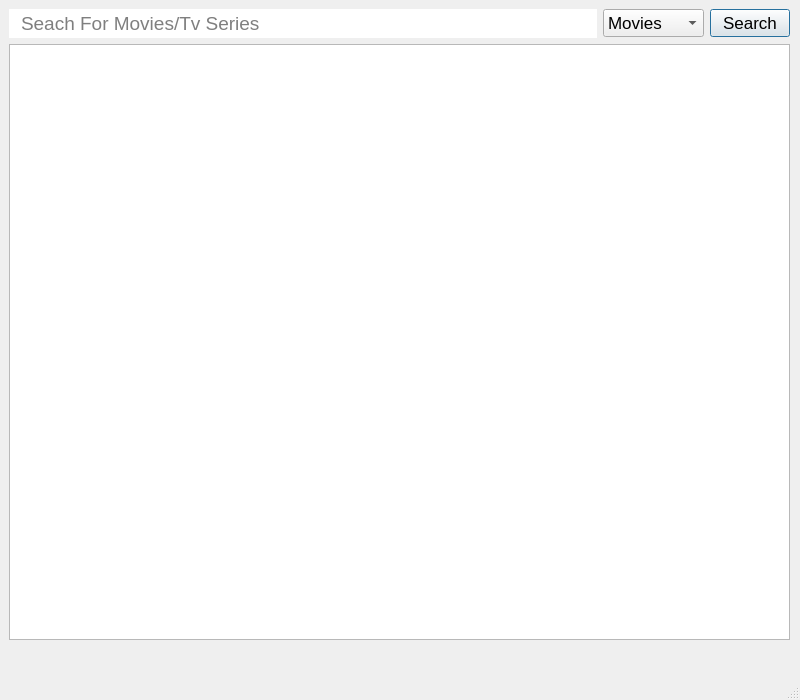
<?xml version="1.0" encoding="UTF-8"?>
<ui version="4.0">
 <class>MainWindow</class>
 <widget class="QMainWindow" name="MainWindow">
  <property name="geometry">
   <rect>
    <x>0</x>
    <y>0</y>
    <width>800</width>
    <height>700</height>
   </rect>
  </property>
  <property name="windowTitle">
   <string>Media View</string>
  </property>
  <widget class="QWidget" name="centralwidget">
   <widget class="QWidget" name="verticalLayoutWidget">
    <property name="geometry">
     <rect>
      <x>9</x>
      <y>9</y>
      <width>781</width>
      <height>631</height>
     </rect>
    </property>
    <layout class="QVBoxLayout" name="verticalLayout">
     <item>
      <layout class="QHBoxLayout" name="horizontalLayout">
       <item>
        <widget class="QLineEdit" name="search_field">
         <property name="font">
          <font>
           <pointsize>14</pointsize>
          </font>
         </property>
         <property name="styleSheet">
          <string notr="true">padding: 2 10;</string>
         </property>
         <property name="text">
          <string/>
         </property>
         <property name="frame">
          <bool>false</bool>
         </property>
         <property name="placeholderText">
          <string>Seach For Movies/Tv Series</string>
         </property>
        </widget>
       </item>
       <item>
        <widget class="QComboBox" name="combo_box">
         <property name="font">
          <font>
           <pointsize>13</pointsize>
          </font>
         </property>
         <item>
          <property name="text">
           <string>Movies</string>
          </property>
         </item>
         <item>
          <property name="text">
           <string>Tv Series</string>
          </property>
         </item>
        </widget>
       </item>
       <item>
        <widget class="QPushButton" name="search_btn">
         <property name="font">
          <font>
           <pointsize>13</pointsize>
          </font>
         </property>
         <property name="text">
          <string>Search</string>
         </property>
         <property name="autoDefault">
          <bool>false</bool>
         </property>
         <property name="default">
          <bool>true</bool>
         </property>
         <property name="flat">
          <bool>false</bool>
         </property>
        </widget>
       </item>
      </layout>
     </item>
     <item>
      <widget class="QTableWidget" name="media_table"/>
     </item>
    </layout>
   </widget>
  </widget>
  <widget class="QMenuBar" name="menubar">
   <property name="geometry">
    <rect>
     <x>0</x>
     <y>0</y>
     <width>800</width>
     <height>24</height>
    </rect>
   </property>
  </widget>
  <widget class="QStatusBar" name="statusbar"/>
 </widget>
 <resources/>
 <connections/>
</ui>
